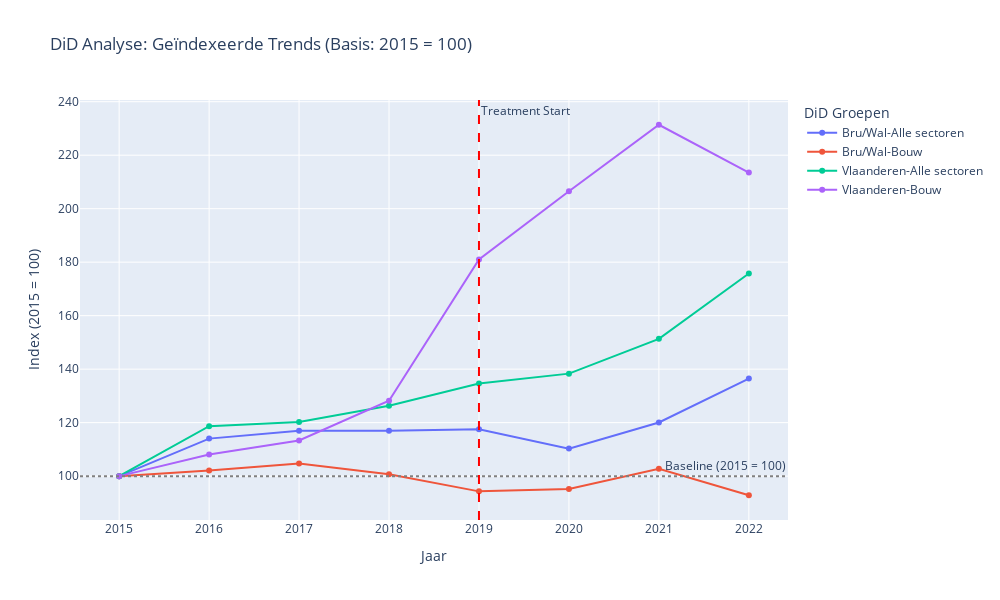

Notebook code for this chart:
### Markdown cell above
## 6. Visualisatie van Resultaten

### Code cell
# 1. Trend lijnen voor alle groepen - GEÏNDEXEERD (Basis 100 = 2015)
group_trends = df_did.groupby(['Jaar', 'group_label'])[OUTCOME_VARIABLE].mean().reset_index()

print("📊 GEÏNDEXEERDE TREND ANALYSE (Basis: 2015 = 100)")
print("=" * 50)

# Bereken index voor elke groep (2015 = 100)
group_trends_indexed = group_trends.copy()
base_year = min(ALL_YEARS)  # 2015

# Voor elke groep, bereken de index
for group in group_trends['group_label'].unique():
    group_data = group_trends[group_trends['group_label'] == group].copy()
    
    # Vind baseline waarde (2015)
    baseline = group_data[group_data['Jaar'] == base_year][OUTCOME_VARIABLE].iloc[0]
    
    # Bereken index (basis 100)
    group_mask = group_trends_indexed['group_label'] == group
    group_trends_indexed.loc[group_mask, 'Index'] = (group_trends_indexed.loc[group_mask, OUTCOME_VARIABLE] / baseline) * 100
    
    print(f"{group}:")
    print(f"  Baseline 2015: {baseline:.0f} oprichtingen")
    print(f"  Index 2022: {group_trends_indexed.loc[group_mask & (group_trends_indexed['Jaar'] == max(ALL_YEARS)), 'Index'].iloc[0]:.1f}")
    print()

# Maak de geïndexeerde grafiek
fig1_indexed = px.line(group_trends_indexed, 
                      x='Jaar', 
                      y='Index', 
                      color='group_label',
                      title=f'DiD Analyse: Geïndexeerde Trends (Basis: {base_year} = 100)',
                      markers=True)

# Voeg horizontale lijn toe voor baseline
fig1_indexed.add_hline(y=100, line_dash="dot", line_color="gray", 
                      annotation_text="Baseline (2015 = 100)")

# Voeg verticale lijn toe voor treatment
fig1_indexed.add_vline(x=TREATMENT_YEAR, line_dash="dash", line_color="red", 
                      annotation_text="Treatment Start")

# Update layout
fig1_indexed.update_layout(
    height=600, 
    width=1000,
    yaxis_title="Index (2015 = 100)",
    xaxis_title="Jaar",
    legend_title="DiD Groepen"
)

# Voeg annotaties toe voor beter begrip


fig1_indexed.show()

# Bereken de relatieve veranderingen
print(f"📈 RELATIEVE VERANDERINGEN (2015 → 2022):")
print("=" * 45)
for group in group_trends_indexed['group_label'].unique():
    group_data = group_trends_indexed[group_trends_indexed['group_label'] == group]
    start_index = group_data[group_data['Jaar'] == base_year]['Index'].iloc[0]
    end_index = group_data[group_data['Jaar'] == max(ALL_YEARS)]['Index'].iloc[0]
    growth = end_index - start_index
    
    trend_symbol = "📈" if growth > 0 else "📉" if growth < 0 else "➡️"
    print(f"{trend_symbol} {group}:")
    print(f"    {start_index:.0f} → {end_index:.1f} ({growth:+.1f} punten)")
    print()

### Figure 1 — Plotly figure (JSON) as saved in the notebook; plotly's stock layout.template omitted (floating-point values rounded to 4 significant figures)
{"data": [{"hovertemplate": "group_label=Bru/Wal-Alle sectoren<br>Jaar=%{x}<br>Index=%{y}<extra></extra>", "legendgroup": "Bru/Wal-Alle sectoren", "line": {"color": "#636efa", "dash": "solid"}, "marker": {"symbol": "circle"}, "mode": "lines+markers", "name": "Bru/Wal-Alle sectoren", "orientation": "v", "showlegend": true, "type": "scatter", "x": [2015.0, 2016.0, 2017.0, 2018.0, 2019.0, 2020.0, 2021.0, 2022.0], "xaxis": "x", "y": [100.0, 114.0, 116.9, 117.0, 117.6, 110.3, 120.1, 136.5], "yaxis": "y"}, {"hovertemplate": "group_label=Bru/Wal-Bouw<br>Jaar=%{x}<br>Index=%{y}<extra></extra>", "legendgroup": "Bru/Wal-Bouw", "line": {"color": "#EF553B", "dash": "solid"}, "marker": {"symbol": "circle"}, "mode": "lines+markers", "name": "Bru/Wal-Bouw", "orientation": "v", "showlegend": true, "type": "scatter", "x": [2015.0, 2016.0, 2017.0, 2018.0, 2019.0, 2020.0, 2021.0, 2022.0], "xaxis": "x", "y": [100.0, 102.1, 104.8, 100.7, 94.3, 95.18, 102.8, 92.85], "yaxis": "y"}, {"hovertemplate": "group_label=Vlaanderen-Alle sectoren<br>Jaar=%{x}<br>Index=%{y}<extra></extra>", "legendgroup": "Vlaanderen-Alle sectoren", "line": {"color": "#00cc96", "dash": "solid"}, "marker": {"symbol": "circle"}, "mode": "lines+markers", "name": "Vlaanderen-Alle sectoren", "orientation": "v", "showlegend": true, "type": "scatter", "x": [2015.0, 2016.0, 2017.0, 2018.0, 2019.0, 2020.0, 2021.0, 2022.0], "xaxis": "x", "y": [100.0, 118.7, 120.3, 126.3, 134.6, 138.3, 151.3, 175.8], "yaxis": "y"}, {"hovertemplate": "group_label=Vlaanderen-Bouw<br>Jaar=%{x}<br>Index=%{y}<extra></extra>", "legendgroup": "Vlaanderen-Bouw", "line": {"color": "#ab63fa", "dash": "solid"}, "marker": {"symbol": "circle"}, "mode": "lines+markers", "name": "Vlaanderen-Bouw", "orientation": "v", "showlegend": true, "type": "scatter", "x": [2015.0, 2016.0, 2017.0, 2018.0, 2019.0, 2020.0, 2021.0, 2022.0], "xaxis": "x", "y": [100.0, 108.1, 113.3, 128.2, 181.0, 206.5, 231.4, 213.5], "yaxis": "y"}], "layout": {"annotations": [{"showarrow": false, "text": "Baseline (2015 = 100)", "x": 1, "xanchor": "right", "xref": "x domain", "y": 100, "yanchor": "bottom", "yref": "y"}, {"showarrow": false, "text": "Treatment Start", "x": 2019, "xanchor": "left", "xref": "x", "y": 1, "yanchor": "top", "yref": "y domain"}], "height": 600, "legend": {"title": {"text": "DiD Groepen"}, "tracegroupgap": 0}, "shapes": [{"line": {"color": "gray", "dash": "dot"}, "type": "line", "x0": 0, "x1": 1, "xref": "x domain", "y0": 100, "y1": 100, "yref": "y"}, {"line": {"color": "red", "dash": "dash"}, "type": "line", "x0": 2019, "x1": 2019, "xref": "x", "y0": 0, "y1": 1, "yref": "y domain"}], "title": {"text": "DiD Analyse: Geïndexeerde Trends (Basis: 2015 = 100)"}, "width": 1000, "xaxis": {"anchor": "y", "domain": [0, 1], "title": {"text": "Jaar"}}, "yaxis": {"anchor": "x", "domain": [0, 1], "title": {"text": "Index (2015 = 100)"}}}}
